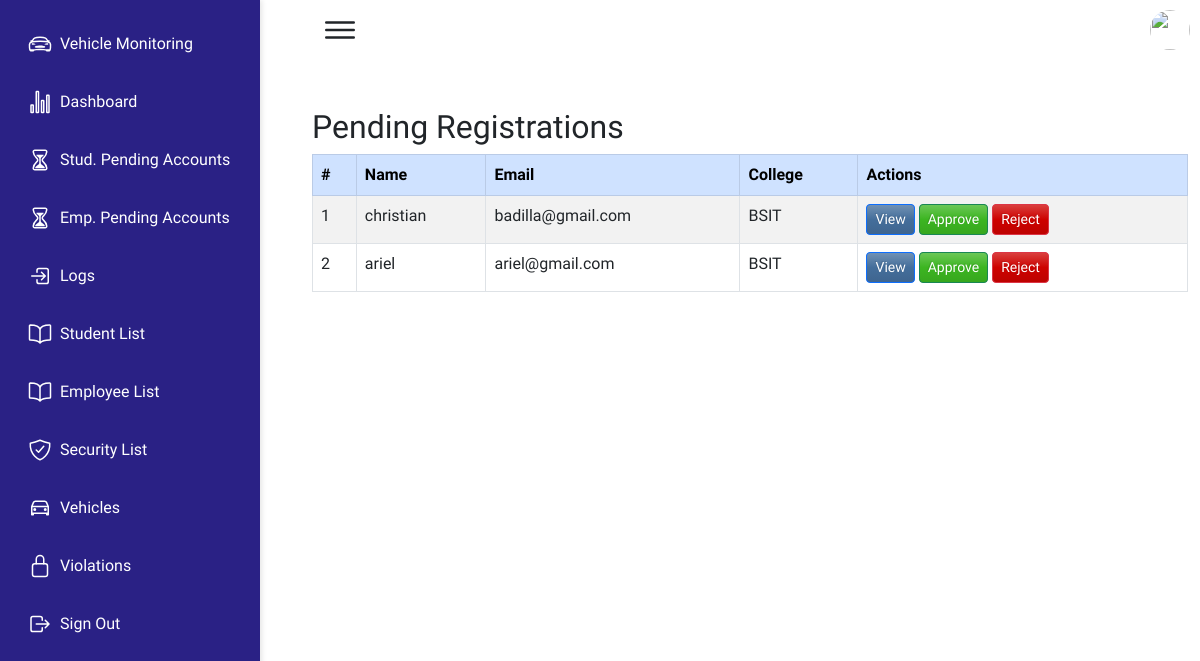
Before: /pending-registration (signed in) with the older database file.
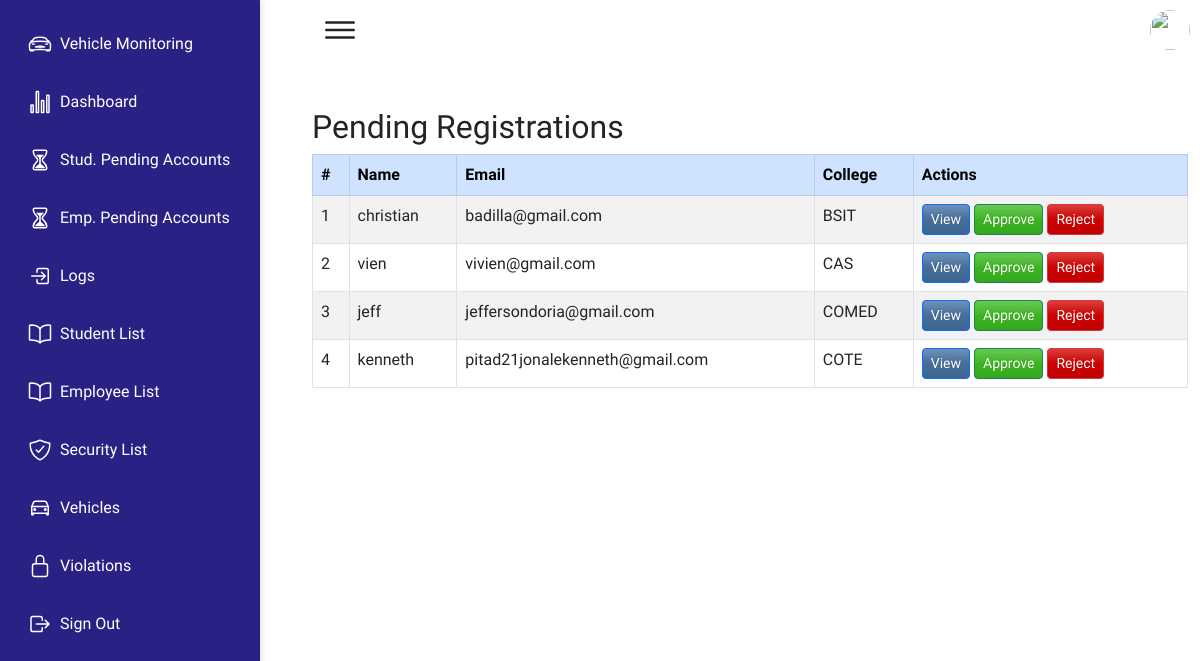
After: the same page with the newer database file.
### qrapp/models.py (models this page shows, shortened)
class Student(models.Model):
    COURSE_CHOICES = [
        ('CAS', 'CAS'),
        ('COTE', 'COTE'),
        ('COMED', 'COMED'),
        ('CTE', 'CTE'),
        ('CGS', 'CGS'),
    ]
    student_id = models.CharField(max_length=20, unique=True)
    username = models.CharField(max_length=50)
    first_name = models.CharField(max_length=50, blank=True, null=True)
    last_name = models.CharField(max_length=50, blank=True, null=True)
    email = models.EmailField(unique=True)
    course = models.CharField(max_length=100, choices=COURSE_CHOICES)
    year = models.CharField(max_length=10)
    major = models.CharField(max_length=100)
    password = models.CharField(max_length=128, blank=True, null=False)

### qrapp/views.py (the view)
# urls.py: path('pending-registration', views.pending_registration, name='pending-registration'),
def pending_registration(request):
    registrations = Student.objects.all()  # Ensure you're filtering for pending registrations if necessary
    context = {'registrations': registrations}
    return render(request, 'qrapp/pending-registration.html', context)

### qrapp/templates/qrapp/pending-registration.html (shortened to what this page needs)
{% extends "qrapp/base.html" %}
{% load static %}
{% block content %}
<div class="container mt-4">
    <h2>Pending Registrations</h2>
    <table id="registrationsTable" class="table table-striped table-bordered">
        <thead class="table-primary">
            <tr>
                <th>#</th>
                <th>Name</th>
                <th>Email</th>
                <th>College</th>
                <th>Actions</th>
            </tr>
        </thead>
        <tbody>
            {% for registration in registrations %}
            <tr>
                <td>{{ forloop.counter }}</td>
                <td>{{ registration.username }}</td>
                <td>{{ registration.email }}</td>
                <td>{{ registration.course }}</td>
                <td>
                    <a href="#" class="btn btn-primary btn-sm" data-bs-toggle="modal" data-bs-target="#studentModal"
                       data-id="{{ registration.id }}" data-username="{{ registration.username }}"
                       data-email="{{ registration.email }}" data-first-name="{{ registration.first_name }}"
                       data-last-name="{{ registration.last_name }}" data-course="{{ registration.course }}"
                       data-year="{{ registration.year }}" data-major="{{ registration.major }}"
                       data-or-upload="{{ registration.or_upload.url }}" data-cr-upload="{{ registration.cr_upload.url }}"
                       data-license-upload="{{ registration.license_upload.url }}">View</a>
                    <a href="{% url 'approve_student' registration.id %}" class="btn btn-success btn-sm">Approve</a>
                    <a href="{% url 'reject_student' registration.id %}" class="btn btn-danger btn-sm">Reject</a>
                </td>
            </tr>
            {% empty %}
            <tr>
                <td colspan="5">No pending registrations</td>
            </tr>
            {% endfor %}
        </tbody>
    </table>
</div>
<link href="https://cdn.jsdelivr.net/npm/bootstrap@5.3.0/dist/css/bootstrap.min.css" rel="stylesheet">
<link rel="stylesheet" href="https://cdn.datatables.net/1.13.5/css/dataTables.bootstrap5.min.css">
{% endblock %}

Changed rows visible on the page:
removed Student: username "ariel", email "ariel@gmail.com", course "BSIT"
added Student: username "vien", email "vivien@gmail.com", course "CAS"
added Student: username "jeff", email "jeffersondoria@gmail.com", course "COMED"
added Student: username "kenneth", email "pitad21jonalekenneth@gmail.com", course "COTE"
